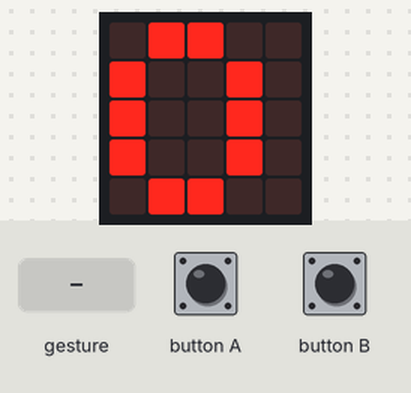
Bench run of a program on a simulated BBC micro:bit (MakeCode). Parts: the board's 5×5 LED display. The inputs (shaded band) are chosen by the test bench. Random numbers come from a fixed seed; a tilt is held for 1.5 s and a shake lasts 1 s, then the board lies face up again.

Above: at 2.2 s.
2.3 s: gesture 'shake'
At 3.2 s:
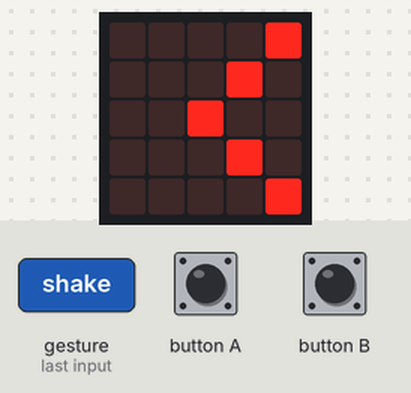
5.3 s: button A pressed for 0.15 s
At 6.1 s:
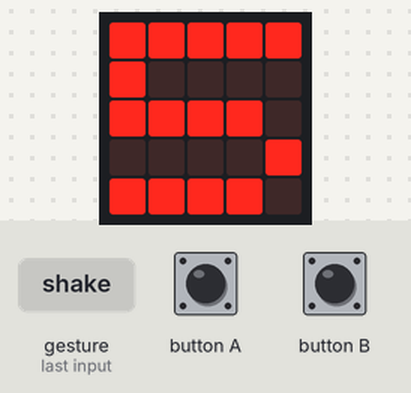
6.9 s: gesture 'shake'
At 7.9 s:
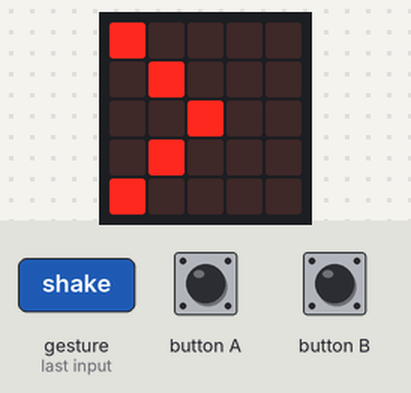
9.9 s: button A pressed for 0.15 s
At 10.8 s:
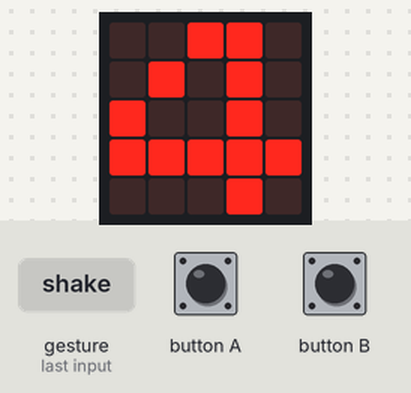
Timing chart, 0 to 12.5 s (numbered marks = the images above; inputs shaded):
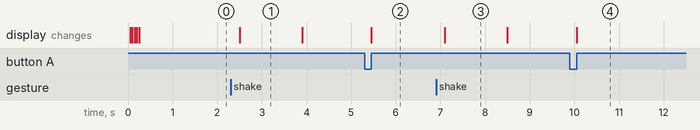

The program:

main.ts
```typescript
function Splash_screen () {
    indicex = 0
    indicey = 0
    for (let indicex = 0; indicex <= 4; indicex++) {
        led.plot(indicex, indicey)
        basic.pause(50)
    }
}
input.onButtonPressed(Button.A, function () {
    if (inputnumber > 0) {
        inputnumber = inputnumber - 1
        basic.showNumber(inputnumber)
    } else {
        inputnumber = maxrange
        basic.showNumber(inputnumber)
    }
})
input.onGesture(Gesture.Shake, function () {
    if (inputnumber == randomresult) {
        basic.showString("Win!")
        basic.showLeds(`
            . . . . .
            . . . . #
            . . . # .
            # . # . .
            . # . . .
            `)
        basic.pause(500)
        basic.showString("" + (attempts))
    } else {
        if (inputnumber < randomresult) {
            basic.showLeds(`
                . . . . #
                . . . # .
                . . # . .
                . . . # .
                . . . . #
                `)
            basic.pause(1000)
        } else {
            basic.showLeds(`
                # . . . .
                . # . . .
                . . # . .
                . # . . .
                # . . . .
                `)
            basic.pause(1000)
        }
        basic.showNumber(inputnumber)
        attempts = attempts + 1
    }
})
input.onButtonPressed(Button.B, function () {
    if (inputnumber < maxrange) {
        inputnumber = inputnumber + 1
        basic.showNumber(inputnumber)
    } else {
        inputnumber = 0
        basic.showNumber(inputnumber)
    }
})
let indicey = 0
let indicex = 0
let inputnumber = 0
let randomresult = 0
let maxrange = 0
let attempts = 0
Splash_screen()
attempts = 1
maxrange = 5
randomresult = randint(0, maxrange)
inputnumber = 0
basic.showNumber(inputnumber)
basic.forever(function () {

})
```

test.ts
```typescript
// i test vanno qui; questi non saranno compilati quando questo pacchetto viene usato come estensione.
```

Measured:
- after the input at 2.3 s, the display: changes after 0.20 s (image 1)
- after the input at 5.3 s, the display: changes after 0.15 s (image 2)
- after the input at 6.9 s, the display: changes after 0.20 s (image 3)
- after the input at 9.9 s, the display: changes after 0.15 s (image 4)
- what the display in image 1 shows lasts 1.4 s, from 2.5 s to 3.9 s
